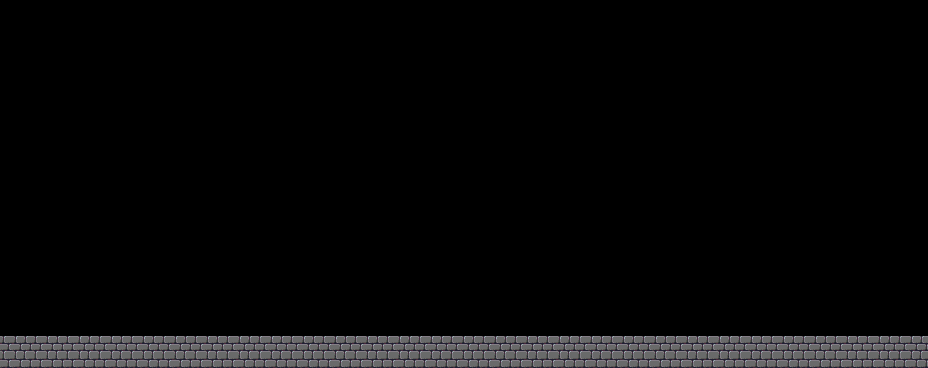

Tiled map render using the project's own tile images. Description and the whole map definition, tile-layer contents included, below:
An orthogonal 58x23 tile map with 16x16 px tiles, 1 tile layer (ground) and 6 objects (portal, npc, backgroundObject).

<map version="1.10" tiledversion="1.11.0" orientation="orthogonal" renderorder="right-down" width="58" height="23" tilewidth="16" tileheight="16" infinite="0" nextlayerid="5" nextobjectid="9">
 <editorsettings>
  <export target="../dragonDen.lua" format="lua" />
 </editorsettings>
 <tileset firstgid="1" name="WallTile1(normal)" tilewidth="16" tileheight="16" tilecount="4" columns="2">
  <image source="../../assets/WallTile1(normal).png" width="32" height="32" />
 </tileset>
 <layer id="1" name="ground" width="58" height="23">
  <data encoding="csv">
0,0,0,0,0,0,0,0,0,0,0,0,0,0,0,0,0,0,0,0,0,0,0,0,0,0,0,0,0,0,0,0,0,0,0,0,0,0,0,0,0,0,0,0,0,0,0,0,0,0,0,0,0,0,0,0,0,0,
0,0,0,0,0,0,0,0,0,0,0,0,0,0,0,0,0,0,0,0,0,0,0,0,0,0,0,0,0,0,0,0,0,0,0,0,0,0,0,0,0,0,0,0,0,0,0,0,0,0,0,0,0,0,0,0,0,0,
0,0,0,0,0,0,0,0,0,0,0,0,0,0,0,0,0,0,0,0,0,0,0,0,0,0,0,0,0,0,0,0,0,0,0,0,0,0,0,0,0,0,0,0,0,0,0,0,0,0,0,0,0,0,0,0,0,0,
0,0,0,0,0,0,0,0,0,0,0,0,0,0,0,0,0,0,0,0,0,0,0,0,0,0,0,0,0,0,0,0,0,0,0,0,0,0,0,0,0,0,0,0,0,0,0,0,0,0,0,0,0,0,0,0,0,0,
0,0,0,0,0,0,0,0,0,0,0,0,0,0,0,0,0,0,0,0,0,0,0,0,0,0,0,0,0,0,0,0,0,0,0,0,0,0,0,0,0,0,0,0,0,0,0,0,0,0,0,0,0,0,0,0,0,0,
0,0,0,0,0,0,0,0,0,0,0,0,0,0,0,0,0,0,0,0,0,0,0,0,0,0,0,0,0,0,0,0,0,0,0,0,0,0,0,0,0,0,0,0,0,0,0,0,0,0,0,0,0,0,0,0,0,0,
0,0,0,0,0,0,0,0,0,0,0,0,0,0,0,0,0,0,0,0,0,0,0,0,0,0,0,0,0,0,0,0,0,0,0,0,0,0,0,0,0,0,0,0,0,0,0,0,0,0,0,0,0,0,0,0,0,0,
0,0,0,0,0,0,0,0,0,0,0,0,0,0,0,0,0,0,0,0,0,0,0,0,0,0,0,0,0,0,0,0,0,0,0,0,0,0,0,0,0,0,0,0,0,0,0,0,0,0,0,0,0,0,0,0,0,0,
0,0,0,0,0,0,0,0,0,0,0,0,0,0,0,0,0,0,0,0,0,0,0,0,0,0,0,0,0,0,0,0,0,0,0,0,0,0,0,0,0,0,0,0,0,0,0,0,0,0,0,0,0,0,0,0,0,0,
0,0,0,0,0,0,0,0,0,0,0,0,0,0,0,0,0,0,0,0,0,0,0,0,0,0,0,0,0,0,0,0,0,0,0,0,0,0,0,0,0,0,0,0,0,0,0,0,0,0,0,0,0,0,0,0,0,0,
0,0,0,0,0,0,0,0,0,0,0,0,0,0,0,0,0,0,0,0,0,0,0,0,0,0,0,0,0,0,0,0,0,0,0,0,0,0,0,0,0,0,0,0,0,0,0,0,0,0,0,0,0,0,0,0,0,0,
0,0,0,0,0,0,0,0,0,0,0,0,0,0,0,0,0,0,0,0,0,0,0,0,0,0,0,0,0,0,0,0,0,0,0,0,0,0,0,0,0,0,0,0,0,0,0,0,0,0,0,0,0,0,0,0,0,0,
0,0,0,0,0,0,0,0,0,0,0,0,0,0,0,0,0,0,0,0,0,0,0,0,0,0,0,0,0,0,0,0,0,0,0,0,0,0,0,0,0,0,0,0,0,0,0,0,0,0,0,0,0,0,0,0,0,0,
0,0,0,0,0,0,0,0,0,0,0,0,0,0,0,0,0,0,0,0,0,0,0,0,0,0,0,0,0,0,0,0,0,0,0,0,0,0,0,0,0,0,0,0,0,0,0,0,0,0,0,0,0,0,0,0,0,0,
0,0,0,0,0,0,0,0,0,0,0,0,0,0,0,0,0,0,0,0,0,0,0,0,0,0,0,0,0,0,0,0,0,0,0,0,0,0,0,0,0,0,0,0,0,0,0,0,0,0,0,0,0,0,0,0,0,0,
0,0,0,0,0,0,0,0,0,0,0,0,0,0,0,0,0,0,0,0,0,0,0,0,0,0,0,0,0,0,0,0,0,0,0,0,0,0,0,0,0,0,0,0,0,0,0,0,0,0,0,0,0,0,0,0,0,0,
0,0,0,0,0,0,0,0,0,0,0,0,0,0,0,0,0,0,0,0,0,0,0,0,0,0,0,0,0,0,0,0,0,0,0,0,0,0,0,0,0,0,0,0,0,0,0,0,0,0,0,0,0,0,0,0,0,0,
0,0,0,0,0,0,0,0,0,0,0,0,0,0,0,0,0,0,0,0,0,0,0,0,0,0,0,0,0,0,0,0,0,0,0,0,0,0,0,0,0,0,0,0,0,0,0,0,0,0,0,0,0,0,0,0,0,0,
0,0,0,0,0,0,0,0,0,0,0,0,0,0,0,0,0,0,0,0,0,0,0,0,0,0,0,0,0,0,0,0,0,0,0,0,0,0,0,0,0,0,0,0,0,0,0,0,0,0,0,0,0,0,0,0,0,0,
0,0,0,0,0,0,0,0,0,0,0,0,0,0,0,0,0,0,0,0,0,0,0,0,0,0,0,0,0,0,0,0,0,0,0,0,0,0,0,0,0,0,0,0,0,0,0,0,0,0,0,0,0,0,0,0,0,0,
0,0,0,0,0,0,0,0,0,0,0,0,0,0,0,0,0,0,0,0,0,0,0,0,0,0,0,0,0,0,0,0,0,0,0,0,0,0,0,0,0,0,0,0,0,0,0,0,0,0,0,0,0,0,0,0,0,0,
1,2,1,2,1,2,1,2,1,2,1,2,1,2,1,2,1,2,1,2,1,2,1,2,1,2,1,2,1,2,1,2,1,2,1,2,1,2,1,2,1,2,1,2,1,2,1,2,1,2,1,2,1,2,1,2,1,2,
3,4,3,4,3,4,3,4,3,4,3,4,3,4,3,4,3,4,3,4,3,4,3,4,3,4,3,4,3,4,3,4,3,4,3,4,3,4,3,4,3,4,3,4,3,4,3,4,3,4,3,4,3,4,3,4,3,4
</data>
 </layer>
 <objectgroup color="#fc0004" id="2" name="solid">
  <properties>
   <property name="collidable" type="bool" value="true" />
  </properties>
  <object id="1" x="0" y="336" width="928" height="32" />
  <object id="3" x="-10" y="0" width="10" height="368" />
  <object id="4" x="928" y="0" width="10" height="368" />
 </objectgroup>
 <objectgroup color="#34ff07" id="3" name="entity">
  <object id="5" name="Portal" type="portal" x="80" y="304">
   <properties>
    <property name="dX" type="float" value="678.2" />
    <property name="dY" type="float" value="304" />
    <property name="destination" value="level1" />
    <property name="displayText" value="Outside" />
    <property name="lock" value="null" />
   </properties>
   <point />
  </object>
  <object id="6" name="Princess" type="npc" x="611.367" y="303.452">
   <properties>
    <property name="completionStoryItem" value="princessPass" />
    <property name="prerequisiteStoryItem" value="soldierBadge" />
    <property name="storyItemName" value="princessPass" />
    <property name="type" value="princess" />
   </properties>
   <point />
  </object>
  <object id="7" name="Dragon" type="backgroundObject" x="208.731" y="101.937" width="351" height="351">
   <properties>
    <property name="anim" type="bool" value="true" />
    <property name="level" type="int" value="1" />
    <property name="type" value="sleepingDragon" />
   </properties>
  </object>
 </objectgroup>
 <objectgroup id="4" name="spawns" />
</map>
